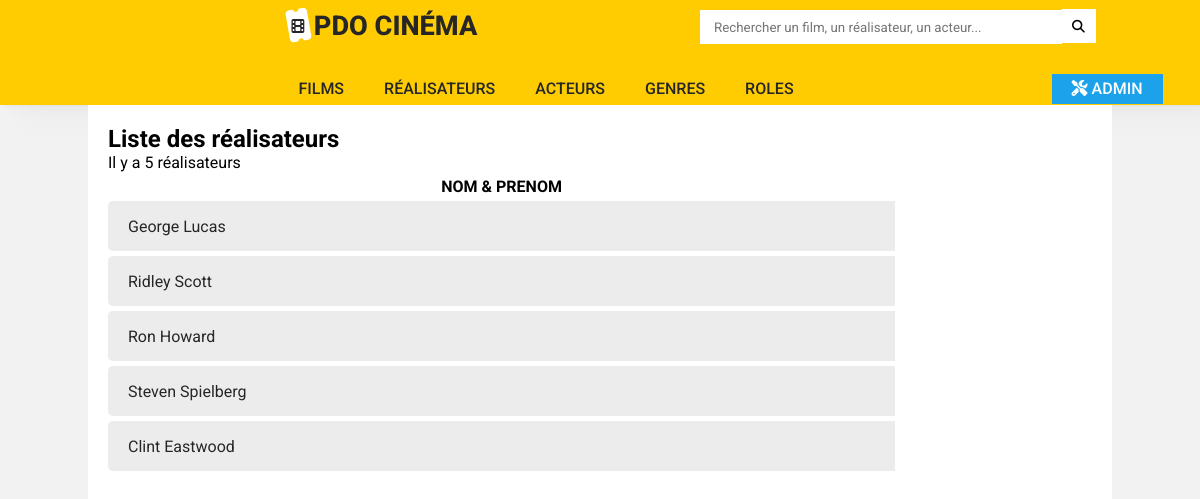
Page /index.php?action=listRealisateurs on the committed database.
### tables this page shows
CREATE TABLE IF NOT EXISTS `realisateur` (
  `id_realisateur` int(11) NOT NULL AUTO_INCREMENT,
  `id_personne` int(11) NOT NULL,
  PRIMARY KEY (`id_realisateur`),
  KEY `id_personne` (`id_personne`),
  CONSTRAINT `FK_realisateur_personne` FOREIGN KEY (`id_personne`) REFERENCES `personne` (`id_personne`)
);

CREATE TABLE IF NOT EXISTS `personne` (
  `id_personne` int(11) NOT NULL AUTO_INCREMENT,
  `nom_personne` varchar(50) NOT NULL,
  `prenom_personne` varchar(50) NOT NULL,
  `sexe` varchar(50) NOT NULL,
  `date_naissance` date NOT NULL,
  PRIMARY KEY (`id_personne`)
);

### controller/cinemaController.php (called while the page is built, shortened)
<?php
class CinemaController {
    public function listRealisateurs(){
        $pdo = Connect::seConnecter();
        $requete = $pdo->query('
        SELECT prenom_personne, nom_personne,id_realisateur
        FROM personne
        INNER JOIN realisateur
        ON personne.id_personne = realisateur.id_personne
        ');
        require 'view/listRealisateur.php';
    }
}

### view/listRealisateur.php (the view, shortened to what this page needs)
<p> Il y a <?= $requete->rowCount() ?> réalisateurs</p>
    <table class='table'>
    <thead>
            <tr>
                <th>NOM & PRENOM</th>
            </tr>
        </thead>
        <tbody>
            <?php
                foreach($requete->fetchAll() as $realisateur) { ?>
                <tr>
                    <td><a href="index.php?action=detailRealisateur&id=<?= $realisateur['id_realisateur'] ?>"><?= $realisateur['prenom_personne'].' '.$realisateur['nom_personne'] ?></a></td>
                </tr>
            <?php } ?>
        </tbody>
    </table>
</div>
<?php
require 'view/template.php';
?>

### public/style.css (style rules this page uses)
* { box-sizing: border-box; margin: 0; padding: 0; font-family: 'Roboto', sans-serif; list-style: none; text-decoration: none; }
body { background-color:#f2f2f2; display: flex; justify-content: center; flex-wrap: wrap; }
a { color: #262626; }
.contenu p { width: 100%; }
.table { width: 80%; border-spacing: 0px 5px; }
.table td { height: 50px; padding: 10px; background-color: #ececec; }
.table td:nth-child(1) { border-radius: 5px 0 0 5px; }
.table th:nth-child(1) { border-radius: 10px 0 0 0; }
.table a { height: 30px; text-align: center; border-radius: 5px; transition: .5s; padding: 10px; }

### rows in the picture
realisateur: id_personne.prenom_personne "George", id_personne.nom_personne "Lucas"
realisateur: id_personne.prenom_personne "Ridley", id_personne.nom_personne "Scott"
realisateur: id_personne.prenom_personne "Ron", id_personne.nom_personne "Howard"
realisateur: id_personne.prenom_personne "Steven", id_personne.nom_personne "Spielberg"
realisateur: id_personne.prenom_personne "Clint", id_personne.nom_personne "Eastwood"

### other values in the picture
$titre_secondaire "Liste des réalisateurs"
$requete->rowCount() "5"
